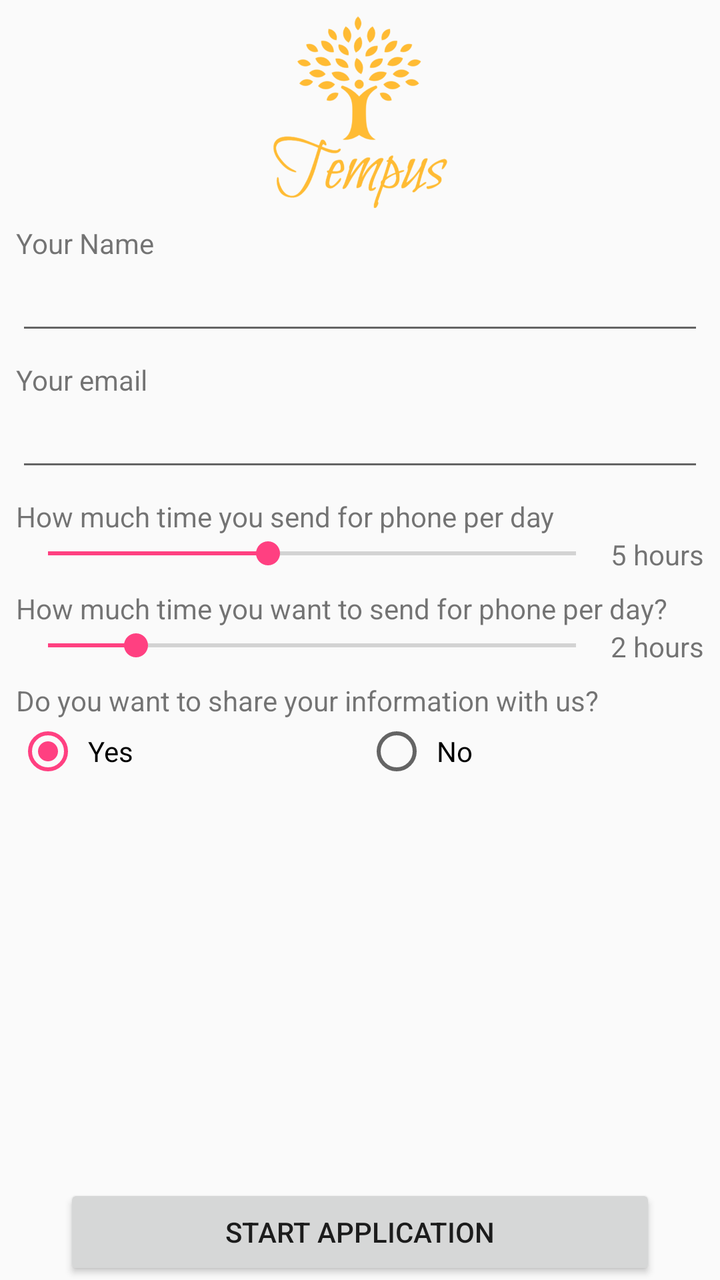
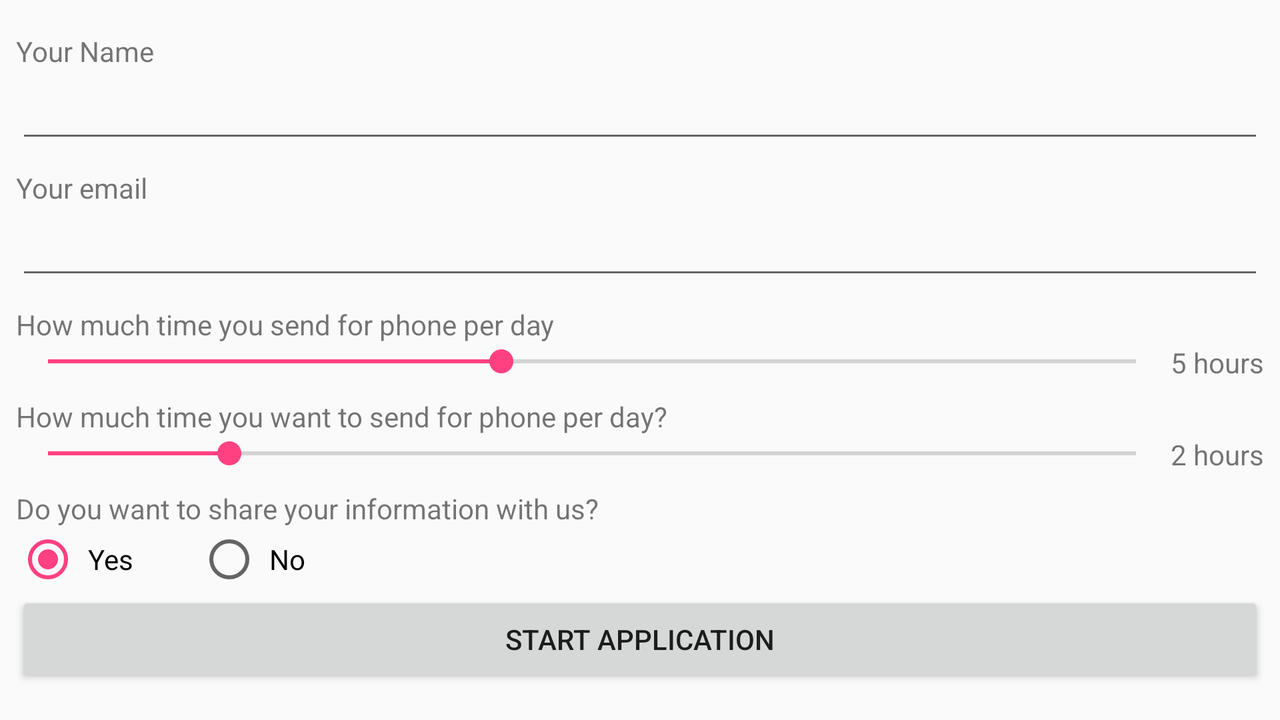

The same Android screen from two of the app's own layout files: first res/layout/ as a phone draws it, then the repository's variant for another configuration, drawn on a device whose configuration selects that folder. Both files follow.
<!-- AndroidManifest.xml: application theme AppTheme -->
<!-- res/layout/activity_user_info.xml -->
<?xml version="1.0" encoding="utf-8"?>
<android.support.constraint.ConstraintLayout xmlns:android="http://schemas.android.com/apk/res/android"
    xmlns:app="http://schemas.android.com/apk/res-auto"
    xmlns:tools="http://schemas.android.com/tools"
    android:layout_width="match_parent"
    android:layout_height="match_parent"
    tools:context="com.moment.UserInfoActivity">

    <RelativeLayout
        android:layout_width="fill_parent"
        android:layout_height="wrap_content"
        android:orientation="vertical">
        <LinearLayout
            android:layout_width="fill_parent"
            android:layout_height="wrap_content"
            android:orientation="vertical"
            android:padding="8dp">

            <ImageView
                android:id="@+id/img_tempus_log"
                android:layout_width="wrap_content"
                android:layout_height="96dp"
                android:layout_gravity="center"
                app:srcCompat="@drawable/tempus_logo" />

            <TextView
                android:id="@+id/lbl_name"
                android:layout_width="match_parent"
                android:layout_height="fill_parent"
                android:paddingTop="8dp"
                android:text="Your Name" />

            <EditText
                android:id="@+id/txt_name"
                android:layout_width="match_parent"
                android:layout_height="wrap_content"
                android:ems="10"
                android:inputType="text"
                android:singleLine="true" />

            <TextView
                android:id="@+id/lbl_user_name_error"
                android:layout_width="match_parent"
                android:layout_height="wrap_content"
                android:text="User Name is missing!"
                android:visibility="gone"
                android:textColor="@color/colorAccent" />

            <TextView
                android:id="@+id/lbl_email"
                android:layout_width="match_parent"
                android:layout_height="wrap_content"
                android:paddingTop="8dp"
                android:text="Your email" />

            <EditText
                android:id="@+id/txt_email"
                android:layout_width="match_parent"
                android:layout_height="wrap_content"
                android:ems="10"
                android:inputType="textEmailAddress"
                android:singleLine="true" />
            <TextView
                android:id="@+id/lbl_user_email_error"
                android:layout_width="match_parent"
                android:layout_height="wrap_content"
                android:text="User Email is missing!"
                android:visibility="gone"
                android:textColor="@color/colorAccent"/>

            <TextView
                android:id="@+id/lbl_initial_time_amount"
                android:layout_width="match_parent"
                android:layout_height="wrap_content"
                android:paddingTop="8dp"
                android:text="How much time you send for phone per day" />


            <RelativeLayout
                android:layout_width="match_parent"
                android:layout_height="wrap_content"
                android:orientation="horizontal">

                <SeekBar
                    android:id="@+id/seekbar_initial_time_for_phone"
                    android:layout_width="fill_parent"
                    android:layout_height="wrap_content"
                    android:layout_toLeftOf="@+id/lbl_seekbar_initial_time_for_phone"
                    android:max="12"
                    android:paddingRight="8dp"
                    android:progress="5" />

                <TextView
                    android:id="@+id/lbl_seekbar_initial_time_for_phone"
                    android:layout_width="56dp"
                    android:layout_height="wrap_content"
                    android:layout_alignParentRight="true"
                    android:text="5 hours"
                    android:gravity="right"/>
            </RelativeLayout>

            <TextView
                android:id="@+id/lbl_target_phone_time"
                android:layout_width="match_parent"
                android:layout_height="wrap_content"
                android:paddingTop="8dp"
                android:text="How much time you want to send for phone per day?" />

            <RelativeLayout
                android:layout_width="match_parent"
                android:layout_height="wrap_content"
                android:orientation="horizontal">

                <SeekBar
                    android:id="@+id/seekbar_final_phone_time"
                    android:layout_width="match_parent"
                    android:layout_height="wrap_content"
                    android:layout_toLeftOf="@+id/lbl_seekbar_final_phone_time"
                    android:max="12"
                    android:paddingRight="8dp"
                    android:progress="2" />

                <TextView
                    android:id="@+id/lbl_seekbar_final_phone_time"
                    android:layout_width="56dp"
                    android:layout_height="wrap_content"
                    android:layout_alignParentRight="true"
                    android:text="2 hours"
                    android:gravity="right"/>
            </RelativeLayout>

            <TextView
                android:id="@+id/textView7"
                android:layout_width="match_parent"
                android:layout_height="wrap_content"
                android:paddingTop="8dp"
                android:text="Do you want to share your information with us?" />

            <RadioGroup
                android:id="@+id/rad_group_data_share"
                android:layout_width="match_parent"
                android:layout_height="wrap_content"
                android:orientation="horizontal">

                <RadioButton
                    android:id="@+id/rad_btn_data_share_yes"
                    android:layout_width="wrap_content"
                    android:layout_height="wrap_content"
                    android:layout_weight="1"
                    android:checked="true"
                    android:padding="4dp"
                    android:text="Yes" />

                <RadioButton
                    android:id="@+id/rad_btn_data_share_no"
                    android:layout_width="wrap_content"
                    android:layout_height="wrap_content"
                    android:layout_weight="1"
                    android:padding="4dp"
                    android:text="No" />
            </RadioGroup>
        </LinearLayout>



        <Button
            android:layout_margin="32dp"
            android:layout_marginBottom="20dp"
            android:id="@+id/btn_start_application"
            android:layout_width="fill_parent"
            android:layout_height="wrap_content"
            android:onClick="btn_start_application_press"
            android:text="Start Application"
            android:layout_alignParentBottom="true"/>
    </RelativeLayout>
</android.support.constraint.ConstraintLayout>
<!-- resources referenced by this layout -->
<resources>
  <color name="colorAccent">#FF4081</color>
  <!-- drawable tempus_logo: png bitmap (drawable, 63954 bytes) -->
  <style name="AppTheme" parent="Theme.AppCompat.Light.DarkActionBar">
          
          <item name="colorPrimary">@color/colorPrimary</item>
          <item name="colorPrimaryDark">@color/colorPrimaryDark</item>
          <item name="colorAccent">@color/colorAccent</item>
      </style>
  <color name="colorPrimary">#3F51B5</color>
  <color name="colorPrimaryDark">#303F9F</color>
</resources>
<!-- res/layout-land/activity_user_info.xml (the repository's variant of the layout above) -->
<!-- drawn on the phone turned sideways -->
<?xml version="1.0" encoding="utf-8"?>
<android.support.constraint.ConstraintLayout xmlns:android="http://schemas.android.com/apk/res/android"
    xmlns:app="http://schemas.android.com/apk/res-auto"
    xmlns:tools="http://schemas.android.com/tools"
    android:layout_width="match_parent"
    android:layout_height="match_parent"
    tools:context="com.moment.UserInfoActivity">

    <LinearLayout
        android:layout_width="fill_parent"
        android:layout_height="wrap_content"
        android:orientation="vertical"
        android:padding="8dp">


        <TextView
            android:id="@+id/lbl_name"
            android:layout_width="match_parent"
            android:layout_height="wrap_content"
            android:paddingTop="8dp"
            android:text="Your Name" />

        <EditText
            android:id="@+id/txt_name"
            android:layout_width="match_parent"
            android:layout_height="wrap_content"
            android:ems="10"
            android:inputType="textPersonName" />

        <TextView
            android:id="@+id/lbl_email"
            android:layout_width="match_parent"
            android:layout_height="wrap_content"
            android:paddingTop="8dp"
            android:text="Your email" />

        <EditText
            android:id="@+id/txt_email"
            android:layout_width="match_parent"
            android:layout_height="wrap_content"
            android:ems="10"
            android:inputType="textEmailAddress" />

        <TextView
            android:id="@+id/lbl_initial_time_amount"
            android:layout_width="match_parent"
            android:layout_height="wrap_content"
            android:paddingTop="8dp"
            android:text="How much time you send for phone per day" />


        <RelativeLayout
            android:layout_width="match_parent"
            android:layout_height="wrap_content"
            android:orientation="horizontal">

            <SeekBar
                android:id="@+id/seekbar_initial_time_for_phone"
                android:layout_width="fill_parent"
                android:layout_height="wrap_content"
                android:layout_toLeftOf="@+id/lbl_seekbar_initial_time_for_phone"
                android:max="12"
                android:paddingRight="8dp"
                android:progress="5" />

            <TextView
                android:id="@+id/lbl_seekbar_initial_time_for_phone"
                android:layout_width="56dp"
                android:layout_height="wrap_content"
                android:layout_alignParentRight="true"
                android:gravity="right"
                android:text="5 hours" />
        </RelativeLayout>

        <TextView
            android:id="@+id/lbl_target_phone_time"
            android:layout_width="match_parent"
            android:layout_height="wrap_content"
            android:paddingTop="8dp"
            android:text="How much time you want to send for phone per day?" />

        <RelativeLayout
            android:layout_width="match_parent"
            android:layout_height="wrap_content"
            android:orientation="horizontal">

            <SeekBar
                android:id="@+id/seekbar_final_phone_time"
                android:layout_width="match_parent"
                android:layout_height="wrap_content"
                android:layout_toLeftOf="@+id/lbl_seekbar_final_phone_time"
                android:max="12"
                android:paddingRight="8dp"
                android:progress="2" />

            <TextView
                android:id="@+id/lbl_seekbar_final_phone_time"
                android:layout_width="56dp"
                android:layout_height="wrap_content"
                android:layout_alignParentRight="true"
                android:gravity="right"
                android:text="2 hours" />
        </RelativeLayout>

        <TextView
            android:id="@+id/textView7"
            android:layout_width="match_parent"
            android:layout_height="wrap_content"
            android:paddingTop="8dp"
            android:text="Do you want to share your information with us?" />

        <RadioGroup
            android:id="@+id/rad_group_data_share"
            android:layout_width="wrap_content"
            android:layout_height="wrap_content"
            android:orientation="horizontal">

            <RadioButton
                android:id="@+id/rad_btn_data_share_yes"
                android:layout_width="wrap_content"
                android:layout_height="wrap_content"
                android:layout_weight="1"
                android:checked="true"
                android:paddingRight="32dp"
                android:paddingTop="4dp"
                android:paddingLeft="4dp"
                android:paddingBottom="4dp"
                android:text="Yes" />

            <RadioButton
                android:id="@+id/rad_btn_data_share_no"
                android:layout_width="wrap_content"
                android:layout_height="wrap_content"
                android:layout_weight="1"
                android:paddingRight="32dp"
                android:paddingTop="4dp"
                android:paddingLeft="4dp"
                android:paddingBottom="4dp"
                android:text="No" />
        </RadioGroup>

        <Button
            android:id="@+id/btn_start_application"
            android:layout_width="fill_parent"
            android:layout_height="wrap_content"
            android:layout_weight="1"
            android:onClick="btn_start_application_press"
            android:text="Start Application" />
    </LinearLayout>
</android.support.constraint.ConstraintLayout>
<!-- resources referenced by the variant -->
<!-- as the phone turned sideways resolves them -->
<resources>
  <style name="AppTheme" parent="Theme.AppCompat.Light.DarkActionBar">
          
          <item name="colorPrimary">@color/colorPrimary</item>
          <item name="colorPrimaryDark">@color/colorPrimaryDark</item>
          <item name="colorAccent">@color/colorAccent</item>
      </style>
  <color name="colorPrimary">#3F51B5</color>
  <color name="colorPrimaryDark">#303F9F</color>
  <color name="colorAccent">#FF4081</color>
</resources>
